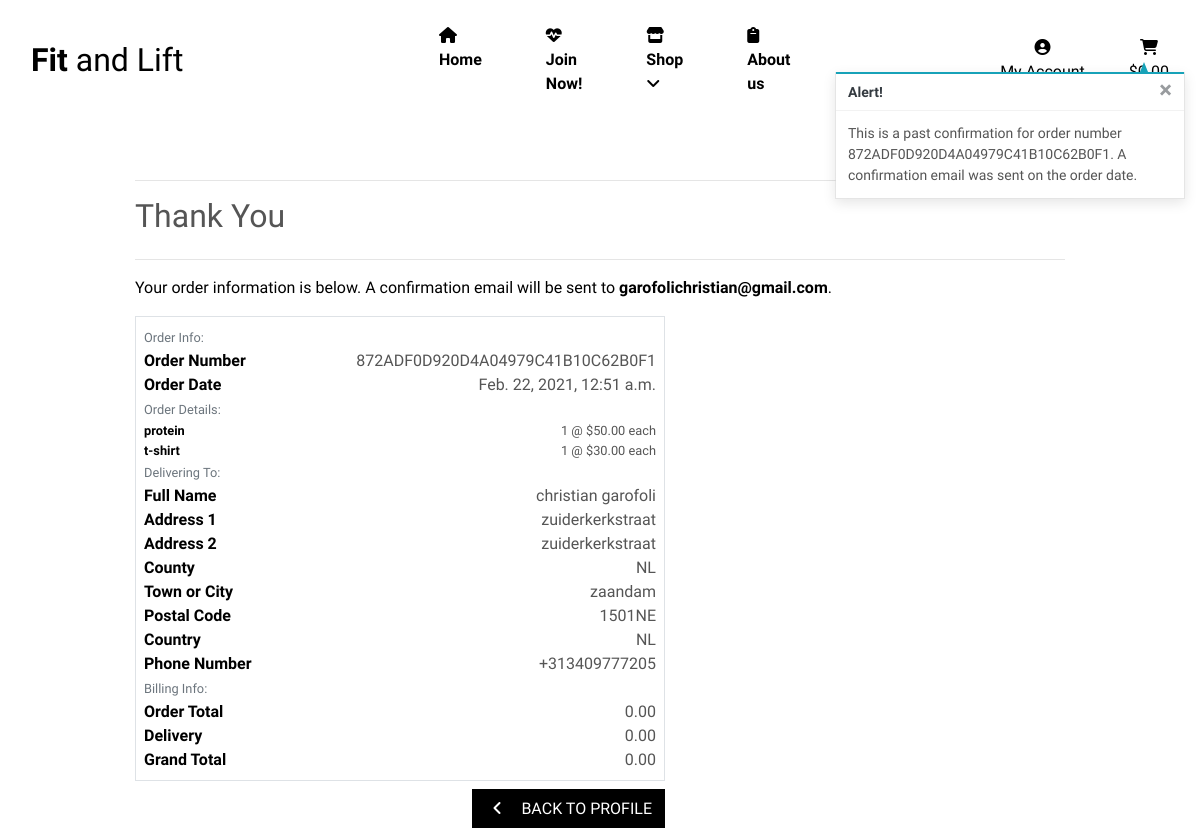
Page /profile/order_history/872ADF0D920D4A04979C41B10C62B0F1 on the committed database.
### checkout/models.py (models this page shows, shortened)
class Order(models.Model):
    order_number = models.CharField(max_length=32, null=False, editable=False)
    user_profile = models.ForeignKey(UserProfile, on_delete=models.SET_NULL,
                                     null=True, blank=True, related_name='orders')
    full_name = models.CharField(max_length=50, null=False, blank=False)
    email = models.EmailField(max_length=254, null=False, blank=False)
    phone_number = models.CharField(max_length=20, null=False, blank=False)
    country = CountryField(blank_label='Country *', null=False, blank=False)
    postcode = models.CharField(max_length=20, null=True, blank=True)
    town_or_city = models.CharField(max_length=40, null=False, blank=False)
    street_address1 = models.CharField(max_length=80, null=False, blank=False)
    street_address2 = models.CharField(max_length=80, null=True, blank=True)
    county = models.CharField(max_length=80, null=True, blank=True)
    date = models.DateTimeField(auto_now_add=True)
    delivery_cost = models.DecimalField(max_digits=6, decimal_places=2, null=False, default=0)
    order_total = models.DecimalField(max_digits=10, decimal_places=2, null=False, default=0)
    grand_total = models.DecimalField(max_digits=10, decimal_places=2, null=False, default=0)
    original_bag = models.TextField(null=False, blank=False, default='')
    stripe_pid = models.CharField(max_length=254, null=False, blank=False, default='')

class OrderLineItem(models.Model):
    order = models.ForeignKey(Order, null=False, blank=False, on_delete=models.CASCADE, related_name='lineitems')
    product = models.ForeignKey(Product, null=False, blank=False, on_delete=models.CASCADE)
    product_size = models.CharField(max_length=2, null=True, blank=True) # XS, S, M, L, XL
    quantity = models.IntegerField(null=False, blank=False, default=0)
    lineitem_total = models.DecimalField(max_digits=6, decimal_places=2, null=False, blank=False, editable=False)

### products/models.py (models this page shows, shortened)
class Product(models.Model):
    category = models.ForeignKey('Category', null=True, blank=True, on_delete=models.SET_NULL)
    sku = models.CharField(max_length=254, null=True, blank=True)
    name = models.CharField(max_length=254)
    description = models.TextField()
    has_sizes = models.BooleanField(default=False, null=True, blank=True)
    price = models.DecimalField(max_digits=6, decimal_places=2)
    rating = models.DecimalField(max_digits=6, decimal_places=2, null=True, blank=True)
    image_url = models.URLField(max_length=1024, null=True, blank=True)
    image = models.ImageField(null=True, blank=True)

### profiles/views.py (the view)
# urls.py: path('order_history/<order_number>', views.order_history, name='order_history'),
def order_history(request, order_number):
    order = get_object_or_404(Order, order_number=order_number)
    messages.info(request, (
        f'This is a past confirmation for order number {order_number}. '
        'A confirmation email was sent on the order date.'
    ))
    template = 'checkout/checkout_success.html'
    context = {
        'order': order,
        'from_profile': True,
    }
    return render(request, template, context)

### bag/contexts.py (called while the page is built, shortened)
def bag_contents(request):
    bag_items = []
    total = 0
    product_count = 0
    bag = request.session.get('bag', {})
    if total < settings.FREE_DELIVERY_THRESHOLD:
        delivery = total * Decimal(settings.STANDARD_DELIVERY_PERCENTAGE / 100)
        free_delivery_delta = settings.FREE_DELIVERY_THRESHOLD - total
    else:
        delivery = 0
        free_delivery_delta = 0
    grand_total = delivery + total
    context = {
        'bag_items': bag_items,
        'total': total,
        'product_count': product_count,
        'delivery': delivery,
        'free_delivery_delta': free_delivery_delta,
        'free_delivery_threshold': settings.FREE_DELIVERY_THRESHOLD,
        'grand_total': grand_total,
    }
    return context

### checkout/templates/checkout/checkout_success.html (shortened to what this page needs)
{% extends "base.html" %}
{% load static %}
{% block extra_css %}
    <link rel="stylesheet" href="{% static 'checkout/css/checkout.css' %}">
{% endblock %}
{% block page_header %}
    <div class="container header-container">
    </div>
{% endblock %}
{% block content %}
    <div class="overlay"></div>
    <div class="container">
        <div class="row">
            <div class="col">
                <hr>
                <h2 class="logo-font mb-4">Thank You</h2>
                <hr>
                <p class="text-black">Your order information is below. A confirmation email will be sent to <strong>{{ order.email }}</strong>.</p>
            </div>
        </div>
        <div class="row">
            <div class="col-12 col-lg-7">
                <div class="order-confirmation-wrapper p-2 border">
                    <div class="row">
                        <div class="col">
                            <small class="text-muted">Order Info:</small>
                        </div>
                    </div>
                    <div class="row">
                        <div class="col-12 col-md-4">
                            <p class="mb-0 text-black font-weight-bold">Order Number</p>
                        </div>
                        <div class="col-12 col-md-8 text-md-right">
                            <p class="mb-0">{{ order.order_number }}</p>
                        </div>
                    </div>
                    <div class="row">
                        <div class="col-12 col-md-4">
                            <p class="mb-0 text-black font-weight-bold">Order Date</p>
                        </div>
                        <div class="col-12 col-md-8 text-md-right">
                            <p class="mb-0">{{ order.date }}</p>
                        </div>
                    </div>
                    <div class="row">
                        <div class="col">
                            <small class="text-muted">Order Details:</small>
                        </div>
                    </div>
                    {% for item in order.lineitems.all %}
                    <div class="row">
                        <div class="col-12 col-md-4">
                            <p class="small mb-0 text-black font-weight-bold">
                                {{ item.product.name }}{% if item.product_size %} - Size {{ item.product.size|upper }}{% endif %}
                            </p>
                        </div>
                        <div class="col-12 col-md-8 text-md-right">
                            <p class="small mb-0">{{ item.quantity }} @ ${{ item.product.price }} each</p>
                        </div>
                    </div>
                    {% endfor %}
                    <div class="row">
                        <div class="col">
                            <small class="text-muted">Delivering To:</small>
                        </div>
                    </div>
                    <div class="row">
                        <div class="col-12 col-md-4">
                            <p class="mb-0 text-black font-weight-bold">Full Name</p>
                        </div>
                        <div class="col-12 col-md-8 text-md-right">
                            <p class="mb-0">{{ order.full_name }}</p>
                        </div>
                    </div>
                    <div class="row">
                        <div class="col-12 col-md-4">
                            <p class="mb-0 text-black font-weight-bold">Address 1</p>
                        </div>
                        <div class="col-12 col-md-8 text-md-right">
                            <p class="mb-0">{{ order.street_address1 }}</p>
                        </div>
                    </div>
                    {% if order.street_address2 %}
                    <div class="row">
                        <div class="col-12 col-md-4">
                            <p class="mb-0 text-black font-weight-bold">Address 2</p>
                        </div>
                        <div class="col-12 col-md-8 text-md-right">
                            <p class="mb-0">{{ order.street_address1 }}</p>
                        </div>
                    </div>
                    {% endif %}
                    {% if order.county %}
                    <div class="row">
                        <div class="col-12 col-md-4">
                            <p class="mb-0 text-black font-weight-bold">County</p>
                        </div>
                        <div class="col-12 col-md-8 text-md-right">
                            <p class="mb-0">{{ order.county }}</p>
                        </div>
                    </div>
                    {% endif %}
                    <div class="row">
                        <div class="col-12 col-md-4">
                            <p class="mb-0 text-black font-weight-bold">Town or City</p>
                        </div>
                        <div class="col-12 col-md-8 text-md-right">
                            <p class="mb-0">{{ order.town_or_city }}</p>
                        </div>
                    </div>
                    {% if order.postcode %}
                    <div class="row">
                        <div class="col-12 col-md-4">
                            <p class="mb-0 text-black font-weight-bold">Postal Code</p>
                        </div>
                        <div class="col-12 col-md-8 text-md-right">
                            <p class="mb-0">{{ order.postcode }}</p>
                        </div>
                    </div>
                    {% endif %}
                    <div class="row">
                        <div class="col-12 col-md-4">
                            <p class="mb-0 text-black font-weight-bold">Country</p>
                        </div>
                        <div class="col-12 col-md-8 text-md-right">
                            <p class="mb-0">{{ order.country }}</p>
                        </div>
                    </div>
                    <div class="row">
                        <div class="col-12 col-md-4">
                            <p class="mb-0 text-black font-weight-bold">Phone Number</p>
                        </div>
                        <div class="col-12 col-md-8 text-md-right">
                            <p class="mb-0">{{ order.phone_number }}</p>
                        </div>
                    </div>
                    <div class="row">
                        <div class="col">
                            <small class="text-muted">Billing Info:</small>
                        </div>
                    </div>
                    <div class="row">
                        <div class="col-12 col-md-4">
                            <p class="mb-0 text-black font-weight-bold">Order Total</p>
                        </div>
                        <div class="col-12 col-md-8 text-md-right">
                            <p class="mb-0">{{ order.order_total }}</p>
                        </div>
                    </div>
                    <div class="row">
                        <div class="col-12 col-md-4">
                            <p class="mb-0 text-black font-weight-bold">Delivery</p>
                        </div>
                        <div class="col-12 col-md-8 text-md-right">
                            <p class="mb-0">{{ order.delivery_cost }}</p>
                        </div>
                    </div>
                    <div class="row">
                        <div class="col-12 col-md-4">
                            <p class="mb-0 text-black font-weight-bold">Grand Total</p>
                        </div>
                        <div class="col-12 col-md-8 text-md-right">
                            <p class="mb-0">{{ order.grand_total }}</p>
                        </div>
                    </div>
                </div>
            </div>
        </div>
        <div class="row">
			<div class="col-12 col-lg-7 text-right">
                {% if from_profile %}
                    <a href="{% url 'profile' %}" class="btn btn-black rounded-0 my-2">
                        <span class="icon mr-2">
                            <i class="fas fa-angle-left"></i>
                        </span>
                        <span class="text-uppercase">Back to Profile</span>
                    </a>
                {% endif %}
			</div>
		</div>
    </div>
{% endblock %}

### static/css/base.css (style rules this page uses)
html { height: 100%; }
body { background: url('/media/homepage_background_cropped.jpg') no-repeat center center fixed; background-size: cover; height: calc(100vh - 194px); color: #555; font-family: 'RocknRoll One', sans-serif; }
.icon { align-items: center; display: inline-flex; justify-content: center; height: 1.5rem; width: 1.5rem; }
.btn-black { background: black; color: white; }
.text-black { color: #000 !important; }
.overlay { height: 100%; width: 100%; top: 0; left: 0; position: fixed; background: white; z-index: -1; }
@media (min-width: 1200px) { .container { max-width: 80%; } }
@media (min-width: 992px) { .header-container { padding-top: 164px; } }

### rows in the picture
Order: email "garofolichristian@gmail.com", order_number "872ADF0D920D4A04979C41B10C62B0F1", date "Feb. 22, 2021, 12:51 a.m.", full_name "christian garofoli", street_address1 "zuiderkerkstraat", county "NL", town_or_city "zaandam", postcode "1501NE", country "NL", phone_number "+313409777205", order_total "0.00", delivery_cost "0.00", grand_total "0.00"
OrderLineItem: product.name "protein", quantity "1", product.price "50.00"
OrderLineItem: product.name "t-shirt", quantity "1", product.price "30.00"

### other values in the picture
{{ message }} "This is a past confirmation for order number 872ADF0D920D4A04979C41B10C62B0F1. A confirmation email was sent on the order date."
